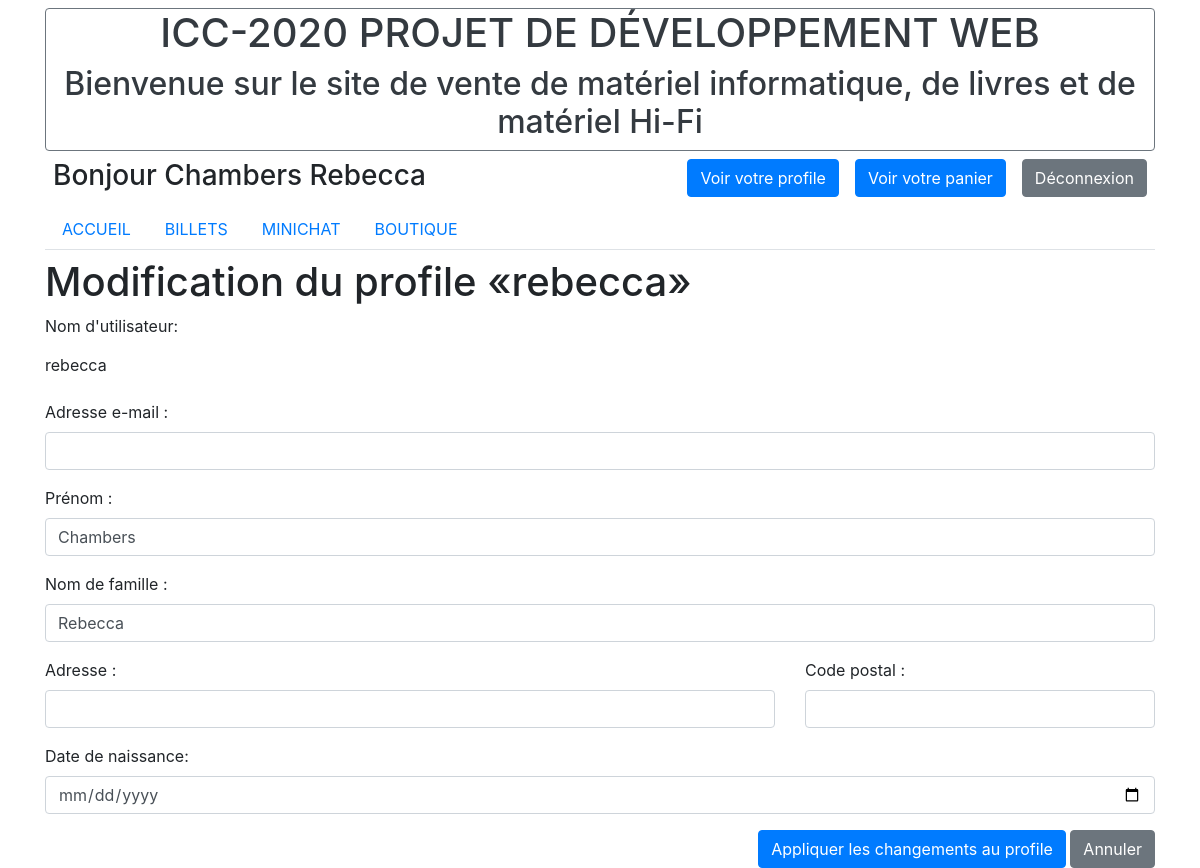
Page /index.php?action=profile_update (signed in) on the committed database.
### tables this page shows
CREATE TABLE `users` (
  `id` int(11) NOT NULL,
  `username` varchar(255) NOT NULL,
  `passwd` varchar(255) NOT NULL,
  `email` varchar(255) DEFAULT NULL,
  `active` tinyint(1) NOT NULL DEFAULT 1,
  `role_lvl` int(11) NOT NULL DEFAULT 0,
  `register_date` datetime NOT NULL,
  `last_name` varchar(255) DEFAULT NULL,
  `first_name` varchar(255) DEFAULT NULL,
  `address` varchar(255) DEFAULT NULL,
  `zipcode` varchar(10) DEFAULT NULL,
  `date_birth` date DEFAULT NULL
);

### public/controller/frontend.php (called while the page is built, shortened)
<?php
require_once('models/UserManager.php');
function signin(){
    require('views/authentication/signin.php');
}
function profile_update(){
    if (isset($_SESSION['userID']) && !empty($_SESSION['userID'])) $userID = $_SESSION['userID'];
    else if (checkPermissions('admin', false)) {
        $userID = clean_userID();
        check_userExist($userID);
    }
    $userManager = new UserManager();
    $user = $userManager->getUser_byID($userID);
    require('views/authentication/profile_UpdateView.php');
}

### public/models/Manager.php (called while the page is built, shortened)
<?php
class Manager {
    protected function dbConnect(){
        $db = new \PDO('mysql:host=mysql;dbname=projet_web_db;charset=utf8',
                       'root', 'admin',
                       array(\PDO::ATTR_ERRMODE => \PDO::ERRMODE_EXCEPTION));
        return $db;
    }
    protected function getEntry($db_table, $key, $value){
        $db = $this->dbConnect();
        $request = $db->prepare('SELECT * FROM ' . $db_table . ' WHERE ' . $key . ' = ? ');
        $request->execute(array($value));
        $entry = $request->fetch();
        return $entry;
    }
}

### public/models/UserManager.php (called while the page is built, shortened)
<?php
require_once('models/Manager.php');
class UserManager extends Manager {
    private $db_table = 'users';
    public function getUser($key, $user){
        return $this->getEntry($this->db_table, $key, $user);
    }
    public function getUser_byID($user){
        return $this->getUser('id', $user);
    }
}

### public/controller/meta.php (called while the page is built, shortened)
<?php
require_once('models/UserManager.php');
function checkPermissions($required_permissions, $redirection) {
    $premissions_granted = $_SESSION['user_role_lvl'] >= PERMISSION[$required_permissions];
    if (!$premissions_granted && $redirection) header('Location: index.php?action=forbidden');
    else return $premissions_granted;
}

### public/views/authentication/profile_UpdateView.php (the view, shortened to what this page needs)
<section>
    <h1>Modification du profile &laquo;<?= $user['username']; ?>&raquo;</h1>
    <form method="POST" action="index.php?action=profile_update_post&userID=<?= $user['userID']; ?>">
        <div class="form-group">
            <label for="username">Nom d'utilisateur:</label>
            <input type="text" readonly class="form-control-plaintext" id="username" value='<?= $user['username']; ?>'>
        </div>
        <div class="form-group">
            <label for='email'>Adresse e-mail : </label>
            <input class="form-control" type='email' id='email' name='email' value='<?= $user['email']; ?>'/>
        </div>
        <div class="form-group">
            <label for='first_name'>Prénom : </label>
            <input class="form-control" type='text' id='first_name' name='first_name' value='<?= $user['first_name']; ?>'/>
        </div>
        <div class="form-group">
            <label for='last_name'>Nom de famille : </label>
            <input class="form-control" type='text' id='last_name' name='last_name' value='<?= $user['last_name']; ?>'/>
        </div>
        <div class='row'>
            <div class="col-8 form-group">
                <label for='address'>Adresse : </label>
                <input class="form-control" type='text' id='address' name='address' value='<?= $user['address']; ?>'/>
            </div>
            <div class="col-4 form-group">
                <label for='zipcode'>Code postal : </label>
                <input class="form-control" type='text' id='zipcode' name='zipcode' value='<?= $user['zipcode']; ?>'/>
            </div>
        </div>
        <div class="form-group">
            <label for="birthday">Date de naissance:</label>
            <input class="form-control" type="date" id="birthday" name="birthday" value='<?= $user['date_birth']; ?>'/>
        </div>
        <div class="text-right">
            <input class="btn btn-primary" type=submit value="Appliquer les changements au profile" />
            <a class="btn btn-secondary" href="index.php?action=profile<?php if (checkPermissions('admin', false)) echo ("&userID=" . $user['id']);?>">Annuler</a>
        </div>
    </form>
</section>
<?php
require('views/static/base.php');
?>

### rows in the picture
users: username "rebecca", first_name "Chambers", last_name "Rebecca"
